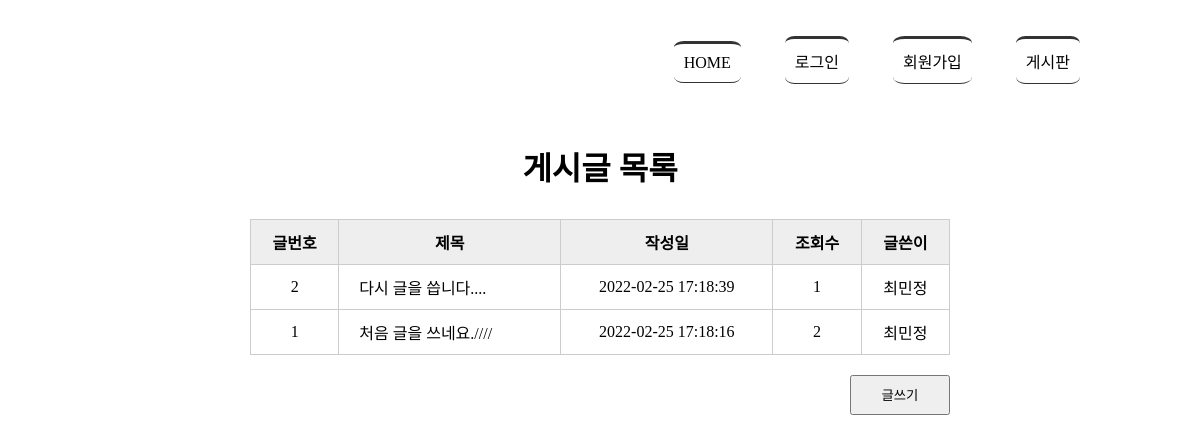
The app's page /boardlist/, older data.
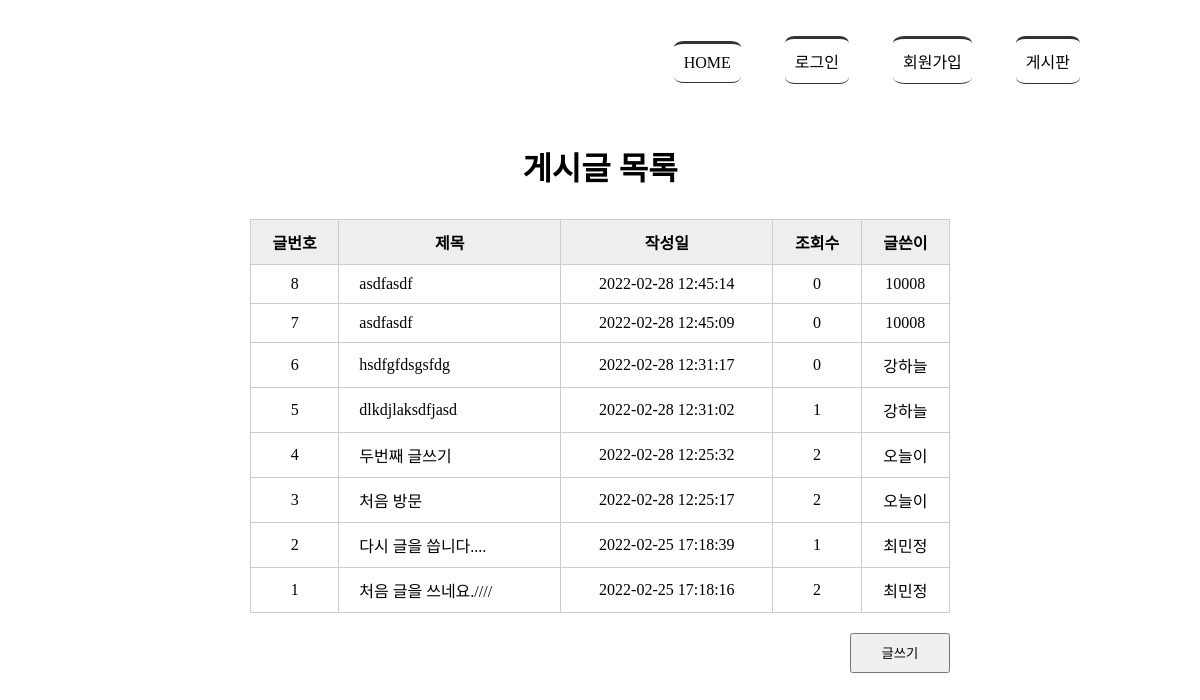
The same page, newer data.
### tables this page shows
CREATE TABLE board(
            bno integer PRIMARY KEY AUTOINCREMENT,
            title text NOT NULL,
            content text NOT NULL,
            createDate timestamp date DEFAULT (datetime('now','localtime')),
            hit integer,
            mid char(5) NOT NULL,
            FOREIGN KEY(mid) REFERENCES member(mid) ON DELETE CASCADE
            );

### app.py (the view)
@app.route('/boardlist/')
def boardlist():
    rs = select_board()
    return render_template('boardlist.html', rs = rs)

### model/model_board.py (called while the page is built)
def select_board():
    conn = getconn()
    cur = conn.cursor()
    sql = "SELECT * FROM board ORDER BY bno DESC"
    cur.execute(sql)
    rs = cur.fetchall()
    conn.close()
    return rs

### model/model_member.py (called while the page is built)
def getconn():
    conn = sqlite3.connect("./members.db")
    return conn

### templates/boardlist.html (shortened to what this page needs)
<!DOCTYPE html>
<html lang="en">
<head>
    <link rel="stylesheet" href="{{ url_for('static',filename='style.css')}}">
</head>
<body>
    <div id="container">
        {% include 'navbar.html' %}
        <section>
            <h1>게시글 목록</h1>
            <table class="tbl_board">
                <tr>
                    <th>글번호</th><th>제목</th><th>작성일</th><th>조회수</th><th>글쓴이</th>
                </tr>
                {% for i in rs %}
                <tr>
                    <td>{{ i[0] }}</td>
                    <td><a href="{{ url_for('board_view', bno=i[0])}}"> {{ i[1] }}</a></td>
                    <td>{{ i[3] }}</td>
                    <td>{{ i[4] }}</td>
                    <td>{{ i[5] }}</td>
                </tr>
                {% endfor %}
            </table>
            <div class="btn_write">
                <button type="button"
                        onclick="location.href='/writing/'">글쓰기</button>
            </div>
        </section>
    </div>
   </body>
</html>

Row changes from the older to the newer data that the page shows:
added board: bno "8", title "asdfasdf", createDate "2022-02-28 12:45:14", hit "0", mid "10008"
added board: bno "7", title "asdfasdf", createDate "2022-02-28 12:45:09", hit "0", mid "10008"
added board: bno "6", title "hsdfgfdsgsfdg", createDate "2022-02-28 12:31:17", hit "0", mid "강하늘"
added board: bno "5", title "dlkdjlaksdfjasd", createDate "2022-02-28 12:31:02", hit "1", mid "강하늘"
added board: bno "4", title "두번째 글쓰기", createDate "2022-02-28 12:25:32", hit "2", mid "오늘이"
added board: bno "3", title "처음 방문", createDate "2022-02-28 12:25:17", hit "2", mid "오늘이"
